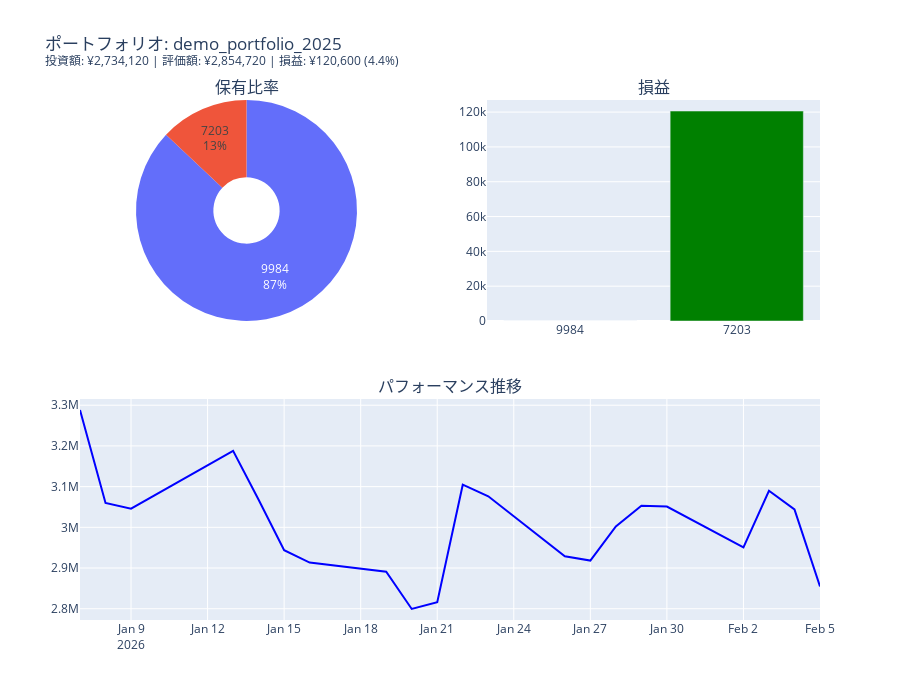

Notebook code for this chart:
### Code cell
# plot(): ポートフォリオチャート
fig = vp.plot()
fig.show()

### Figure 1 — Plotly figure (JSON) as saved in the notebook; plotly's stock layout.template omitted (floating-point values rounded to 4 significant figures)
{"data": [{"domain": {"x": [0, 0.45], "y": [0.575, 1]}, "hole": 0.3, "labels": ["9984", "7203"], "textinfo": "label+percent", "textposition": "inside", "type": "pie", "values": [2484000.0, 370600.0]}, {"marker": {"color": ["red", "green"]}, "name": "損益", "type": "bar", "x": ["9984", "7203"], "xaxis": "x", "y": [0.0, 120600.0], "yaxis": "y"}, {"line": {"color": "blue", "width": 2}, "mode": "lines", "name": "ポートフォリオ価値", "type": "scatter", "x": ["2026-01-07T00:00:00.000000000", "2026-01-08T00:00:00.000000000", "2026-01-09T00:00:00.000000000", "2026-01-13T00:00:00.000000000", "2026-01-14T00:00:00.000000000", "2026-01-15T00:00:00.000000000", "2026-01-16T00:00:00.000000000", "2026-01-19T00:00:00.000000000", "2026-01-20T00:00:00.000000000", "2026-01-21T00:00:00.000000000", "2026-01-22T00:00:00.000000000", "2026-01-23T00:00:00.000000000", "2026-01-26T00:00:00.000000000", "2026-01-27T00:00:00.000000000", "2026-01-28T00:00:00.000000000", "2026-01-29T00:00:00.000000000", "2026-01-30T00:00:00.000000000", "2026-02-02T00:00:00.000000000", "2026-02-03T00:00:00.000000000", "2026-02-04T00:00:00.000000000", "2026-02-05T00:00:00.000000000"], "xaxis": "x2", "y": [3288000.0, 3060000.0, 3046000.0, 3188000.0, 3068000.0, 2944000.0, 2913000.0, 2891000.0, 2799000.0, 2816000.0, 3105000.0, 3076000.0, 2929000.0, 2918000.0, 3002000.0, 3053000.0, 3051000.0, 2951000.0, 3090000.0, 3044000.0, 2855000.0], "yaxis": "y2"}], "layout": {"annotations": [{"font": {"size": 16}, "showarrow": false, "text": "保有比率", "x": 0.225, "xanchor": "center", "xref": "paper", "y": 1, "yanchor": "bottom", "yref": "paper"}, {"font": {"size": 16}, "showarrow": false, "text": "損益", "x": 0.775, "xanchor": "center", "xref": "paper", "y": 1, "yanchor": "bottom", "yref": "paper"}, {"font": {"size": 16}, "showarrow": false, "text": "パフォーマンス推移", "x": 0.5, "xanchor": "center", "xref": "paper", "y": 0.425, "yanchor": "bottom", "yref": "paper"}], "height": 700, "showlegend": false, "title": {"text": "ポートフォリオ: demo_portfolio_2025<br><sup>投資額: ¥2,734,120 | 評価額: ¥2,854,720 | 損益: ¥120,600 (4.4%)</sup>"}, "xaxis": {"anchor": "y", "domain": [0.55, 1]}, "xaxis2": {"anchor": "y2", "domain": [0, 1]}, "yaxis": {"anchor": "x", "domain": [0.575, 1]}, "yaxis2": {"anchor": "x2", "domain": [0, 0.425]}}}
